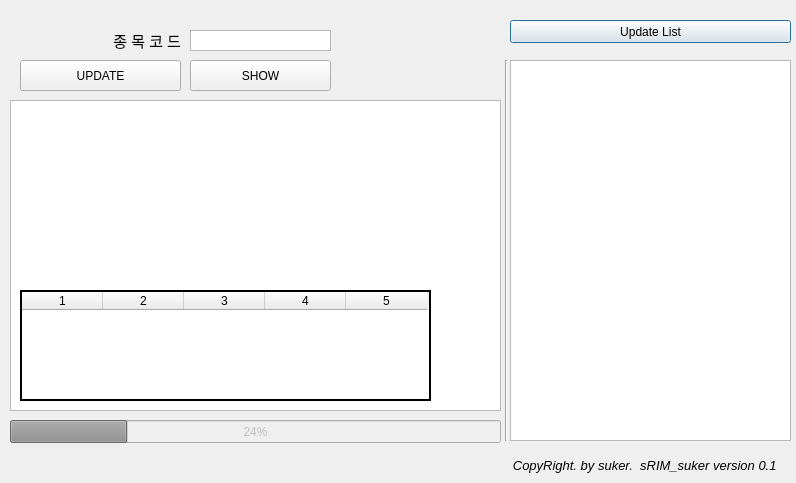
<?xml version="1.0" encoding="UTF-8"?>
<ui version="4.0">
 <class>Dialog</class>
 <widget class="QDialog" name="Dialog">
  <property name="geometry">
   <rect>
    <x>0</x>
    <y>0</y>
    <width>796</width>
    <height>483</height>
   </rect>
  </property>
  <property name="windowTitle">
   <string>suker sRIM ver 0.1</string>
  </property>
  <widget class="QListView" name="listView_updatedCompList">
   <property name="geometry">
    <rect>
     <x>510</x>
     <y>60</y>
     <width>281</width>
     <height>381</height>
    </rect>
   </property>
   <property name="autoScroll">
    <bool>false</bool>
   </property>
   <property name="editTriggers">
    <set>QAbstractItemView::SelectedClicked</set>
   </property>
   <property name="tabKeyNavigation">
    <bool>true</bool>
   </property>
   <property name="alternatingRowColors">
    <bool>true</bool>
   </property>
  </widget>
  <widget class="Line" name="line">
   <property name="geometry">
    <rect>
     <x>496</x>
     <y>60</y>
     <width>20</width>
     <height>381</height>
    </rect>
   </property>
   <property name="orientation">
    <enum>Qt::Vertical</enum>
   </property>
  </widget>
  <widget class="QLabel" name="label">
   <property name="geometry">
    <rect>
     <x>10</x>
     <y>450</y>
     <width>781</width>
     <height>31</height>
    </rect>
   </property>
   <property name="font">
    <font>
     <pointsize>10</pointsize>
     <italic>true</italic>
    </font>
   </property>
   <property name="layoutDirection">
    <enum>Qt::LeftToRight</enum>
   </property>
   <property name="text">
    <string>CopyRight. by suker.  sRIM_suker version 0.1    </string>
   </property>
   <property name="alignment">
    <set>Qt::AlignRight|Qt::AlignTrailing|Qt::AlignVCenter</set>
   </property>
  </widget>
  <widget class="QLabel" name="label_2">
   <property name="geometry">
    <rect>
     <x>100</x>
     <y>30</y>
     <width>81</width>
     <height>21</height>
    </rect>
   </property>
   <property name="font">
    <font>
     <pointsize>11</pointsize>
    </font>
   </property>
   <property name="text">
    <string>종 목 코 드</string>
   </property>
   <property name="alignment">
    <set>Qt::AlignRight|Qt::AlignTrailing|Qt::AlignVCenter</set>
   </property>
  </widget>
  <widget class="QProgressBar" name="progressBar_update">
   <property name="enabled">
    <bool>false</bool>
   </property>
   <property name="geometry">
    <rect>
     <x>10</x>
     <y>420</y>
     <width>491</width>
     <height>23</height>
    </rect>
   </property>
   <property name="value">
    <number>24</number>
   </property>
  </widget>
  <widget class="QPushButton" name="pushButton_updateList">
   <property name="geometry">
    <rect>
     <x>510</x>
     <y>20</y>
     <width>281</width>
     <height>23</height>
    </rect>
   </property>
   <property name="text">
    <string>Update List</string>
   </property>
  </widget>
  <widget class="QPushButton" name="pushButton_updateCompCode">
   <property name="geometry">
    <rect>
     <x>20</x>
     <y>60</y>
     <width>161</width>
     <height>31</height>
    </rect>
   </property>
   <property name="text">
    <string>UPDATE</string>
   </property>
  </widget>
  <widget class="QPushButton" name="pushButton_compInfoShow">
   <property name="geometry">
    <rect>
     <x>190</x>
     <y>60</y>
     <width>141</width>
     <height>31</height>
    </rect>
   </property>
   <property name="text">
    <string>SHOW</string>
   </property>
  </widget>
  <widget class="QTextEdit" name="textEdit_compCode">
   <property name="geometry">
    <rect>
     <x>190</x>
     <y>30</y>
     <width>141</width>
     <height>21</height>
    </rect>
   </property>
   <property name="font">
    <font>
     <pointsize>9</pointsize>
     <weight>75</weight>
     <bold>true</bold>
    </font>
   </property>
   <property name="acceptDrops">
    <bool>false</bool>
   </property>
   <property name="toolTip">
    <string>종목코드입력</string>
   </property>
   <property name="layoutDirection">
    <enum>Qt::LeftToRight</enum>
   </property>
   <property name="autoFillBackground">
    <bool>false</bool>
   </property>
   <property name="inputMethodHints">
    <set>Qt::ImhNone</set>
   </property>
   <property name="frameShape">
    <enum>QFrame::StyledPanel</enum>
   </property>
   <property name="verticalScrollBarPolicy">
    <enum>Qt::ScrollBarAlwaysOff</enum>
   </property>
   <property name="horizontalScrollBarPolicy">
    <enum>Qt::ScrollBarAlwaysOff</enum>
   </property>
   <property name="sizeAdjustPolicy">
    <enum>QAbstractScrollArea::AdjustIgnored</enum>
   </property>
   <property name="tabChangesFocus">
    <bool>true</bool>
   </property>
   <property name="html">
    <string notr="true">&lt;!DOCTYPE HTML PUBLIC &quot;-//W3C//DTD HTML 4.0//EN&quot; &quot;http://www.w3.org/TR/REC-html40/strict.dtd&quot;&gt;
&lt;html&gt;&lt;head&gt;&lt;meta name=&quot;qrichtext&quot; content=&quot;1&quot; /&gt;&lt;style type=&quot;text/css&quot;&gt;
p, li { white-space: pre-wrap; }
&lt;/style&gt;&lt;/head&gt;&lt;body style=&quot; font-family:'Gulim'; font-size:9pt; font-weight:600; font-style:normal;&quot;&gt;
&lt;p style=&quot;-qt-paragraph-type:empty; margin-top:0px; margin-bottom:0px; margin-left:0px; margin-right:0px; -qt-block-indent:0; text-indent:0px;&quot;&gt;&lt;br /&gt;&lt;/p&gt;&lt;/body&gt;&lt;/html&gt;</string>
   </property>
   <property name="acceptRichText">
    <bool>false</bool>
   </property>
  </widget>
  <widget class="QTextEdit" name="textEdit_infoShow">
   <property name="geometry">
    <rect>
     <x>10</x>
     <y>100</y>
     <width>491</width>
     <height>311</height>
    </rect>
   </property>
   <property name="font">
    <font>
     <weight>75</weight>
     <bold>true</bold>
     <kerning>false</kerning>
    </font>
   </property>
   <property name="html">
    <string notr="true">&lt;!DOCTYPE HTML PUBLIC &quot;-//W3C//DTD HTML 4.0//EN&quot; &quot;http://www.w3.org/TR/REC-html40/strict.dtd&quot;&gt;
&lt;html&gt;&lt;head&gt;&lt;meta name=&quot;qrichtext&quot; content=&quot;1&quot; /&gt;&lt;style type=&quot;text/css&quot;&gt;
p, li { white-space: pre-wrap; }
&lt;/style&gt;&lt;/head&gt;&lt;body style=&quot; font-family:'Gulim'; font-size:9pt; font-weight:600; font-style:normal;&quot;&gt;
&lt;p style=&quot;-qt-paragraph-type:empty; margin-top:0px; margin-bottom:0px; margin-left:0px; margin-right:0px; -qt-block-indent:0; text-indent:0px;&quot;&gt;&lt;br /&gt;&lt;/p&gt;&lt;/body&gt;&lt;/html&gt;</string>
   </property>
   <property name="textInteractionFlags">
    <set>Qt::TextSelectableByKeyboard|Qt::TextSelectableByMouse</set>
   </property>
  </widget>
  <widget class="QTableWidget" name="tableWidget_compInfo">
   <property name="geometry">
    <rect>
     <x>20</x>
     <y>290</y>
     <width>411</width>
     <height>111</height>
    </rect>
   </property>
   <property name="autoFillBackground">
    <bool>false</bool>
   </property>
   <property name="frameShape">
    <enum>QFrame::WinPanel</enum>
   </property>
   <property name="frameShadow">
    <enum>QFrame::Plain</enum>
   </property>
   <property name="lineWidth">
    <number>0</number>
   </property>
   <property name="verticalScrollBarPolicy">
    <enum>Qt::ScrollBarAlwaysOff</enum>
   </property>
   <property name="horizontalScrollBarPolicy">
    <enum>Qt::ScrollBarAlwaysOff</enum>
   </property>
   <property name="sizeAdjustPolicy">
    <enum>QAbstractScrollArea::AdjustToContents</enum>
   </property>
   <property name="autoScroll">
    <bool>false</bool>
   </property>
   <property name="autoScrollMargin">
    <number>10</number>
   </property>
   <property name="editTriggers">
    <set>QAbstractItemView::NoEditTriggers</set>
   </property>
   <property name="tabKeyNavigation">
    <bool>false</bool>
   </property>
   <property name="showDropIndicator" stdset="0">
    <bool>false</bool>
   </property>
   <property name="dragDropOverwriteMode">
    <bool>false</bool>
   </property>
   <property name="selectionMode">
    <enum>QAbstractItemView::NoSelection</enum>
   </property>
   <property name="showGrid">
    <bool>false</bool>
   </property>
   <property name="gridStyle">
    <enum>Qt::NoPen</enum>
   </property>
   <property name="wordWrap">
    <bool>true</bool>
   </property>
   <property name="cornerButtonEnabled">
    <bool>false</bool>
   </property>
   <property name="rowCount">
    <number>3</number>
   </property>
   <property name="columnCount">
    <number>5</number>
   </property>
   <attribute name="horizontalHeaderVisible">
    <bool>true</bool>
   </attribute>
   <attribute name="horizontalHeaderDefaultSectionSize">
    <number>81</number>
   </attribute>
   <attribute name="horizontalHeaderHighlightSections">
    <bool>false</bool>
   </attribute>
   <attribute name="horizontalHeaderMinimumSectionSize">
    <number>35</number>
   </attribute>
   <attribute name="verticalHeaderVisible">
    <bool>false</bool>
   </attribute>
   <attribute name="verticalHeaderDefaultSectionSize">
    <number>28</number>
   </attribute>
   <attribute name="verticalHeaderHighlightSections">
    <bool>false</bool>
   </attribute>
   <row/>
   <row/>
   <row/>
   <column/>
   <column/>
   <column/>
   <column/>
   <column/>
  </widget>
 </widget>
 <resources/>
 <connections/>
</ui>
